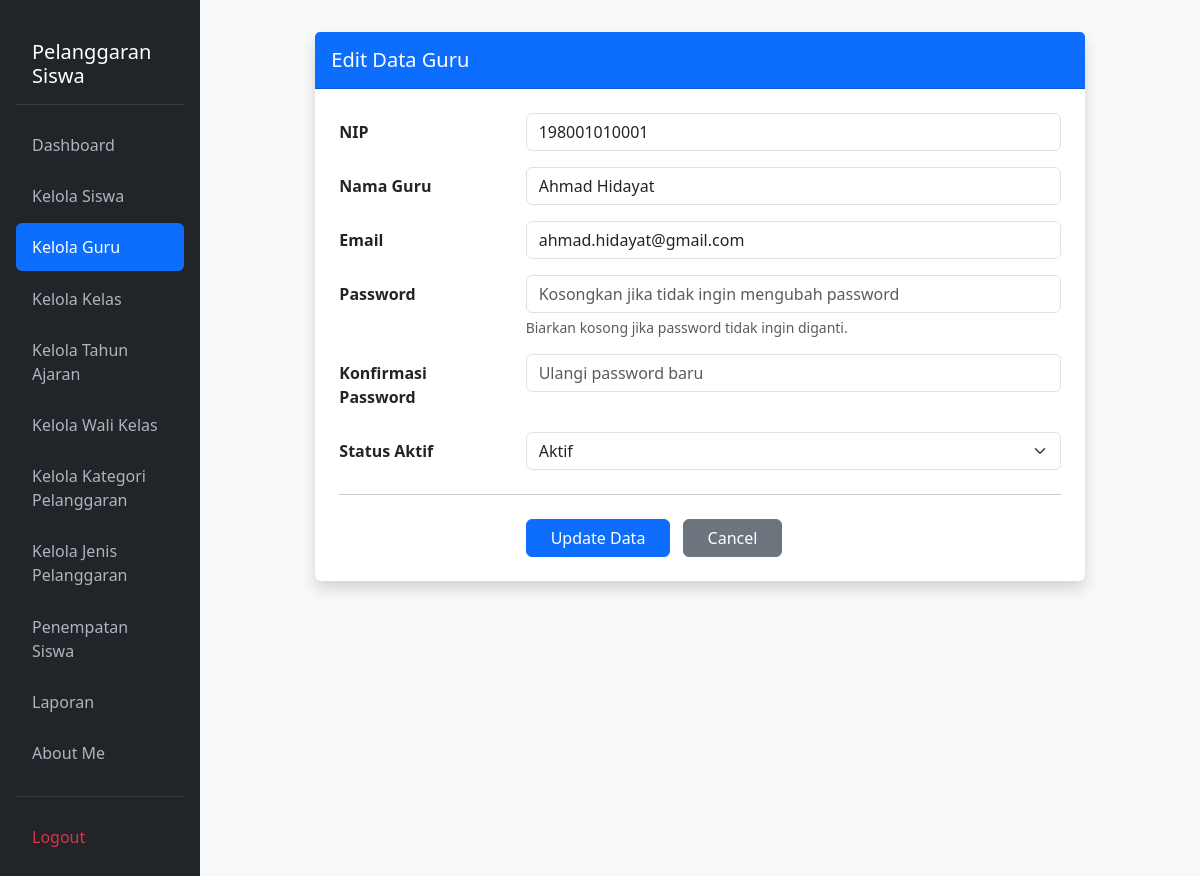
Page /edit_guru.php?id=1 (signed in) on the committed database.
### tables this page shows
CREATE TABLE `t_guru` (
  `id` int(11) NOT NULL,
  `nip` varchar(30) NOT NULL,
  `nama` varchar(150) DEFAULT NULL,
  `email` varchar(150) NOT NULL,
  `status_aktif` tinyint(1) NOT NULL,
  `user_id` int(11) NOT NULL,
  `created_at` timestamp NOT NULL DEFAULT current_timestamp(),
  `updated_at` timestamp NOT NULL DEFAULT current_timestamp()
);

### edit_guru.php (the view, shortened to what this page needs)
<?php
include 'config/koneksi.php';
$id = mysqli_real_escape_string($koneksi, $_GET['id']);
$sql = "SELECT * FROM t_guru WHERE id = '$id'";
$query = mysqli_query($koneksi, $sql);
$guru = mysqli_fetch_assoc($query);
?>
<!DOCTYPE html>
<html lang="id">
<head>
    <link href="https://cdn.jsdelivr.net/npm/bootstrap@5.3.8/dist/css/bootstrap.min.css" rel="stylesheet">
</head>
<body class="bg-light">
<div class="container-fluid">
    <div class="row">
        <nav class="col-md-3 col-lg-2 d-md-block sidebar collapse px-3 py-4">
            <h3 class="mb-3">Pelanggaran Siswa</h3>
            <ul class="nav flex-column">
                <li class="nav-item"><a class="nav-link" href="dashboard.php">Dashboard</a></li>
                <li class="nav-item"><a class="nav-link" href="kelola_siswa.php">Kelola Siswa</a></li>
                <li class="nav-item"><a class="nav-link active" href="kelola_guru.php">Kelola Guru</a></li>
                <li class="nav-item"><a class="nav-link" href="kelola_kelas.php">Kelola Kelas</a></li>
                <li class="nav-item"><a class="nav-link" href="kelola_tahun_ajaran.php">Kelola Tahun Ajaran</a></li>
                <li class="nav-item"><a class="nav-link" href="kelola_wali_kelas.php">Kelola Wali Kelas</a></li>
                <li class="nav-item"><a class="nav-link" href="kelola_kategori_pelanggaran.php">Kelola Kategori Pelanggaran</a></li>
                <li class="nav-item"><a class="nav-link" href="kelola_jenis_pelanggaran.php">Kelola Jenis Pelanggaran</a></li>
                <li class="nav-item"><a class="nav-link" href="penempatan_siswa.php">Penempatan Siswa</a></li>
                <li class="nav-item"><a class="nav-link" href="laporan.php">Laporan</a></li>
                <li class="nav-item"><a class="nav-link" href="about_me.php">About Me</a></li>
            </ul>
            <hr class="text-secondary">
            <ul class="nav flex-column">
                <li class="nav-item"><a class="nav-link logout" href="logout.php">Logout</a></li>
            </ul>
        </nav>
        <main class="col-md-9 ms-sm-auto col-lg-10 px-md-4 py-4">
            <div class="container mt-2">
                <div class="row justify-content-center">
                    <div class="col-md-10">
                        <div class="card shadow border-0">
                            <div class="card-header bg-primary text-white py-3">
                                <h4 class="mb-0 fs-5">Edit Data Guru</h4>
                            </div>
                            <div class="card-body p-4">
                                <form action="proses_guru.php" method="POST">
                                    <div class="mb-3 row">
                                        <label class="col-sm-3 col-form-label fw-semibold">NIP</label>
                                        <div class="col-sm-9">
                                            <input type="text" name="nip" class="form-control" value="<?= htmlspecialchars($guru['nip']); ?>" required>
                                        </div>
                                    </div>
                                    <div class="mb-3 row">
                                        <label class="col-sm-3 col-form-label fw-semibold">Nama Guru</label>
                                        <div class="col-sm-9">
                                            <input type="text" name="nama" class="form-control" value="<?= htmlspecialchars($guru['nama']); ?>" required>
                                        </div>
                                    </div>
                                    <div class="mb-3 row">
                                        <label class="col-sm-3 col-form-label fw-semibold">Email</label>
                                        <div class="col-sm-9">
                                            <input type="email" name="email" class="form-control" value="<?= htmlspecialchars($guru['email'] ?? ''); ?>" required>
                                        </div>
                                    </div>
                                    <div class="mb-3 row">
                                        <label class="col-sm-3 col-form-label fw-semibold">Password</label>
                                        <div class="col-sm-9">
                                            <input type="password" name="password" class="form-control" placeholder="Kosongkan jika tidak ingin mengubah password">
                                            <div class="form-text text-muted">Biarkan kosong jika password tidak ingin diganti.</div>
                                        </div>
                                    </div>
                                    <div class="mb-3 row">
                                        <label class="col-sm-3 col-form-label fw-semibold">Konfirmasi Password</label>
                                        <div class="col-sm-9">
                                            <input type="password" name="konfirmasi_password" class="form-control" placeholder="Ulangi password baru">
                                        </div>
                                    </div>
                                    <div class="mb-3 row">
                                        <label class="col-sm-3 col-form-label fw-semibold">Status Aktif</label>
                                        <div class="col-sm-9">
                                            <select name="status_aktif" class="form-select" required>
                                                <option value="1" <?= ($guru['status_aktif'] == 1) ? 'selected' : ''; ?>>Aktif</option>
                                            </select>
                                        </div>
                                    </div>
                                    <hr class="my-4">
                                    <div class="row">
                                        <div class="col-sm-9 offset-sm-3">
                                            <button type="submit" class="btn btn-primary px-4 me-2">Update Data</button>
                                            <a href="kelola_guru.php" class="btn btn-secondary px-4">Cancel</a>
                                        </div>
                                    </div>
                                </form>
                            </div>
                        </div>
                    </div>
                </div>
            </div>
        </main>
    </div>
</div>
</body>
</html>

### edit_guru.php (style rules this page uses)
.sidebar { min-height: 100vh; background-color: #212529; color: #fff; }
.sidebar h3 { font-size: 1.25rem; padding: 1rem; color: #fff; border-bottom: 1px solid #373b3e; }
.sidebar .nav-link { color: #adb5bd; padding: 0.75rem 1rem; margin-bottom: 0.2rem; }
.sidebar .nav-link:hover, .sidebar .nav-link.active { color: #fff; background-color: #0d6efd; border-radius: 0.375rem; }
.sidebar .nav-link.logout { color: #dc3545; }

### rows in the picture
t_guru: nip "198001010001", nama "Ahmad Hidayat", email "ahmad.hidayat@gmail.com", status_aktif "Aktif"
